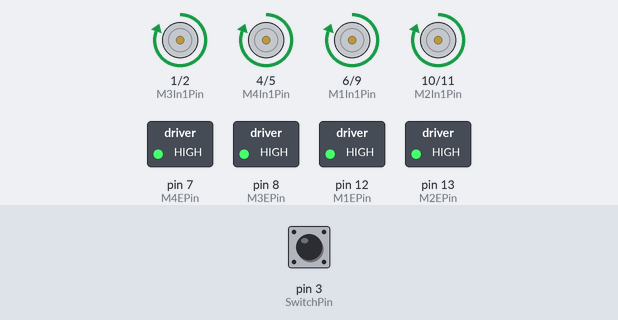
A sketch run on a simulated Arduino Uno, built with avr-gcc and run on an emulated ATmega328P. On the bench: motor-driver pin pairs drawn as motors (green arrow = first pin HIGH = forward, orange = second pin HIGH = backward, longer = more drive), switched loads named in the sketch (green lamp = pin HIGH). The test bench sets the inputs (shaded band); at power-on: pin 3 (SwitchPin) HIGH.

Above: at 1.2 s.
1.3 s: pin 3 (SwitchPin) pulled LOW for 0.15 s
At 1.37 s:
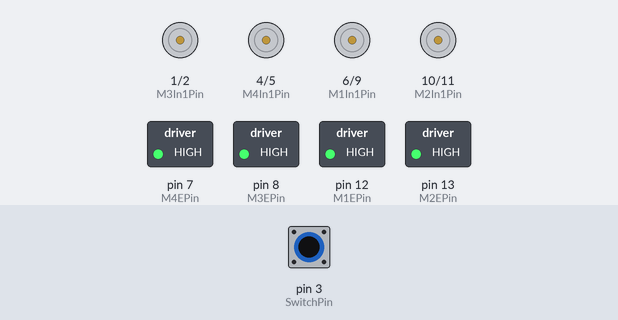
2.9 s: pin 3 (SwitchPin) pulled LOW for 3.2 s
At 7.1 s:
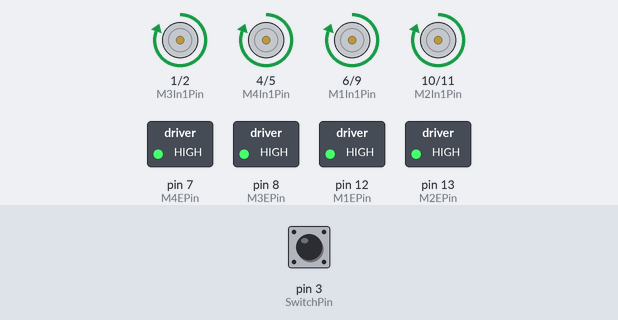
Timing chart, 0 to 8.6 s (numbered marks = the images above; inputs shaded):
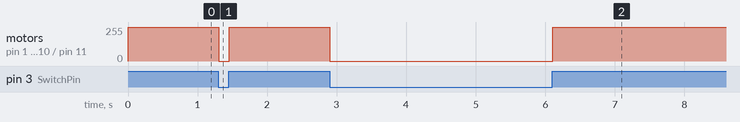

The sketch:

Task_4.ino
```cpp
//Arduino program to control 4 DC Motors using a pushbutton.
//The motors are functional as long as the pushbutton is pressed.


int SwitchPin=3;
boolean LastButton=LOW;
boolean CurrentButton=LOW;
boolean MotorState=false;
int M1EPin=12;
int M2EPin=13;
int M3EPin=8;
int M4EPin=7;

int M1In1Pin=6;
int M1In2Pin=9;

int M2In1Pin=10;
int M2In2Pin=11;

int M3In1Pin=1;
int M3In2Pin=2;

int M4In1Pin=4;
int M4In2Pin=5;

boolean debounce(boolean last)   //Debounce function
{
  boolean current= digitalRead(SwitchPin);
  if (last!=current)
  {
   delay(5);
   current= digitalRead(SwitchPin);
  }
  return current;
}


void setup()
{
  pinMode(SwitchPin, INPUT); //Switch

  //Right Bridge
  pinMode(M1EPin, OUTPUT);  //M1
  pinMode(M1In1Pin, OUTPUT);
  pinMode(M1In2Pin, OUTPUT);
  digitalWrite(M1EPin, HIGH);

  pinMode(M2EPin, OUTPUT);  //M2
  pinMode(M2In1Pin, OUTPUT);
  pinMode(M2In2Pin, OUTPUT);
  digitalWrite(M2EPin, HIGH);

  //Left Bridge
  pinMode(M3EPin, OUTPUT);  //M3
  pinMode(M3In1Pin, OUTPUT);
  pinMode(M3In2Pin, OUTPUT);
  digitalWrite(M3EPin, HIGH);

  pinMode(M4EPin, OUTPUT);  //M4
  pinMode(M4In1Pin, OUTPUT);
  pinMode(M4In2Pin, OUTPUT);
  digitalWrite(M4EPin, HIGH);
}

void loop()
{
  CurrentButton=debounce(LastButton);          //For debouncing
  if(LastButton==LOW && CurrentButton==HIGH)   //Motor is activted only while button is pressed.
  {
  digitalWrite(M1In1Pin, HIGH);  //M1
  digitalWrite(M1In2Pin, LOW);

  digitalWrite(M2In1Pin, HIGH);  //M2
  digitalWrite(M2In2Pin, LOW);

  digitalWrite(M3In1Pin, HIGH);  //M3
  digitalWrite(M3In2Pin, LOW);

  digitalWrite(M4In1Pin, HIGH);  //M4
  digitalWrite(M4In2Pin, LOW);
  }
  else
  {
  digitalWrite(M1In1Pin, LOW);  //M1
  digitalWrite(M1In2Pin, LOW);

  digitalWrite(M2In1Pin, LOW);  //M2
  digitalWrite(M2In2Pin, LOW);

  digitalWrite(M3In1Pin, LOW);  //M3
  digitalWrite(M3In2Pin, LOW);

  digitalWrite(M4In1Pin, LOW);  //M4
  digitalWrite(M4In2Pin, LOW);
  }
}
```

Measured:
- after the input at 1.3 s, motor on pin 1 (M3In1Pin) / pin 2 (M3In2Pin), motor on pin 4 (M4In1Pin) / pin 5 (M4In2Pin), motor on pin 6 (M1In1Pin) / pin 9 (M1In2Pin), motor on pin 10 (M2In1Pin) / pin 11 (M2In2Pin): forward 255/255 → stopped at once, → forward 255/255 0.15 s later
- after the input at 2.9 s, motor on pin 1 (M3In1Pin) / pin 2 (M3In2Pin), motor on pin 4 (M4In1Pin) / pin 5 (M4In2Pin), motor on pin 6 (M1In1Pin) / pin 9 (M1In2Pin), motor on pin 10 (M2In1Pin) / pin 11 (M2In2Pin): forward 255/255 → stopped at once, → forward 255/255 3.2 s later
